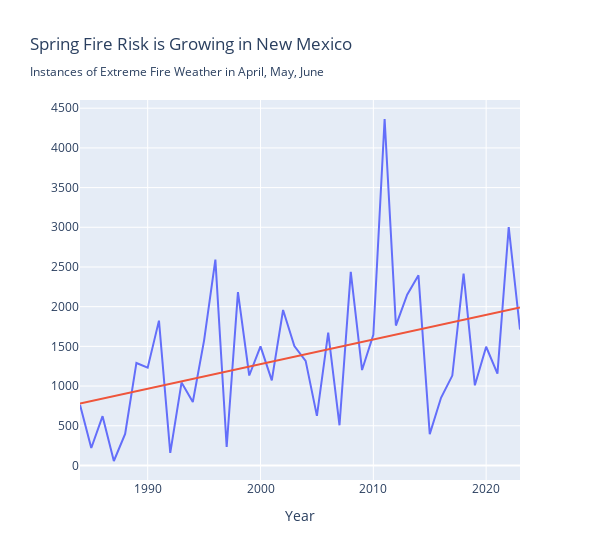

Notebook cell for this chart:
### Code cell
import plotly.graph_objects as go
from sklearn.linear_model import LinearRegression

# Read the CSV file into a DataFrame
extremes = pd.read_csv('../../data/UNSEEN/wildfire/cems/preprocessed/ERA5_extreme_fwi_days_by_month_NM.csv')

# Filter out data from years before 1984 and from the year 2024
extremes = extremes[(extremes['Year'] >= 1984) & (extremes['Year'] != 2024)]

# Reshape the DataFrame from wide format to long format
extremes_long = extremes.melt(id_vars='Year', var_name='Month', value_name='extreme_days')

# Convert the 'Month' column to a categorical type with the correct order
extremes_long['Month'] = pd.Categorical(extremes_long['Month'], categories=['Jan', 'Feb', 'Mar', 'Apr', 'May', 'Jun', 'Jul', 'Aug', 'Sep', 'Oct', 'Nov', 'Dec'], ordered=True)

# Filter the data to only include the months of May, June, and July
extremes_long = extremes_long[extremes_long['Month'].isin(['Apr', 'May', 'Jun'])]

# Group the data by year and sum the 'extreme_days' for each year
extremes_sum = extremes_long.groupby('Year')['extreme_days'].sum().reset_index()

# Create a line plot with 'Year' on the x-axis and 'extreme_days' on the y-axis
fig = px.line(extremes_sum, x='Year', y='extreme_days', title='Spring Fire Risk is Growing in New Mexico<br><sub>Instances of Extreme Fire Weather in April, May, June</sub>')

# Fit a linear regression model to the summed data
model = LinearRegression()
model.fit(extremes_sum[['Year']], extremes_sum['extreme_days'])

# Predict the y values
y_pred = model.predict(extremes_sum[['Year']])

# Add a scatter plot with a trend line for the summed data
fig.add_trace(go.Scatter(x=extremes_sum['Year'], y=y_pred, mode='lines', showlegend=False))

# Remove the y-axis title
fig.update_yaxes(title_text='')

fig.update_layout(autosize=False, width=600)

fig.show()

### Figure 1 — Plotly figure (JSON) as saved in the notebook; plotly's stock layout.template omitted (floating-point values rounded to 4 significant figures)
{"data": [{"hovertemplate": "Year=%{x}<br>extreme_days=%{y}<extra></extra>", "legendgroup": "", "line": {"color": "#636efa", "dash": "solid"}, "marker": {"symbol": "circle"}, "mode": "lines", "name": "", "orientation": "v", "showlegend": false, "type": "scatter", "x": [1984, 1985, 1986, 1987, 1988, 1989, 1990, 1991, 1992, 1993, 1994, 1995, 1996, 1997, 1998, 1999, 2000, 2001, 2002, 2003, 2004, 2005, 2006, 2007, 2008, 2009, 2010, 2011, 2012, 2013, 2014, 2015, 2016, 2017, 2018, 2019, 2020, 2021, 2022, 2023], "xaxis": "x", "y": [764, 220, 621, 56, 397, 1291, 1232, 1824, 158, 1044, 799, 1576, 2592, 232, 2184, 1133, 1500, 1071, 1958, 1504, 1317, 624, 1672, 506, 2439, 1202, 1644, 4364, 1762, 2150, 2395, 395, 852, 1132, 2417, 1009, 1495, 1157, 3002, 1712], "yaxis": "y"}, {"mode": "lines", "showlegend": false, "type": "scatter", "x": [1984, 1985, 1986, 1987, 1988, 1989, 1990, 1991, 1992, 1993, 1994, 1995, 1996, 1997, 1998, 1999, 2000, 2001, 2002, 2003, 2004, 2005, 2006, 2007, 2008, 2009, 2010, 2011, 2012, 2013, 2014, 2015, 2016, 2017, 2018, 2019, 2020, 2021, 2022, 2023], "y": [779.2, 810.3, 841.4, 872.4, 903.5, 934.6, 965.6, 996.7, 1028.0, 1059.0, 1090.0, 1121.0, 1152.0, 1183.0, 1214.0, 1245.0, 1276.0, 1307.0, 1338.0, 1370.0, 1401.0, 1432.0, 1463.0, 1494.0, 1525.0, 1556.0, 1587.0, 1618.0, 1649.0, 1680.0, 1711.0, 1742.0, 1773.0, 1804.0, 1836.0, 1867.0, 1898.0, 1929.0, 1960.0, 1991.0]}], "layout": {"autosize": false, "legend": {"tracegroupgap": 0}, "title": {"text": "Spring Fire Risk is Growing in New Mexico<br><sub>Instances of Extreme Fire Weather in April, May, June</sub>"}, "width": 600, "xaxis": {"anchor": "y", "domain": [0, 1], "title": {"text": "Year"}}, "yaxis": {"anchor": "x", "domain": [0, 1], "title": {"text": ""}}}}
